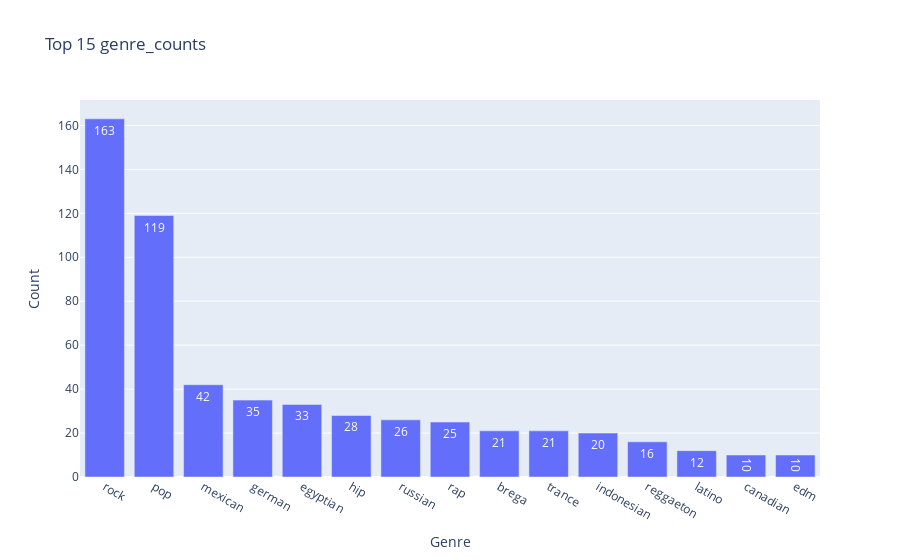

Notebook code for this chart:
### Markdown cell above
Remove missing Genre

### Code cell
import plotly.graph_objects as go
#filter the Null genre
combined_df = combined_df[combined_df["genre"] != 'Null']
# visualise genre
genre_counts = combined_df["genre"].value_counts().head(15)
genre_counts_df = pd.DataFrame({
    'genre': genre_counts.index,
    'count': genre_counts.values
})
fig = go.Figure(data=[go.Bar(
    x=genre_counts_df['genre'], y=genre_counts_df['count'],
    text=genre_counts_df['count'], textposition='auto'
)])

fig.update_layout(title='Top 15 genre_counts', xaxis_title='Genre', yaxis_title='Count')

fig.show()

### Figure 1 — Plotly figure (JSON) as saved in the notebook; plotly's stock layout.template omitted (floating-point values rounded to 4 significant figures)
{"data": [{"text": [163, 119, 42, 35, 33, 28, 26, 25, 21, 21, 20, 16, 12, 10, 10], "textposition": "auto", "type": "bar", "x": ["rock", "pop", "mexican", "german", "egyptian", "hip", "russian", "rap", "brega", "trance", "indonesian", "reggaeton", "latino", "canadian", "edm"], "y": [163, 119, 42, 35, 33, 28, 26, 25, 21, 21, 20, 16, 12, 10, 10]}], "layout": {"title": {"text": "Top 15 genre_counts"}, "xaxis": {"title": {"text": "Genre"}}, "yaxis": {"title": {"text": "Count"}}}}
